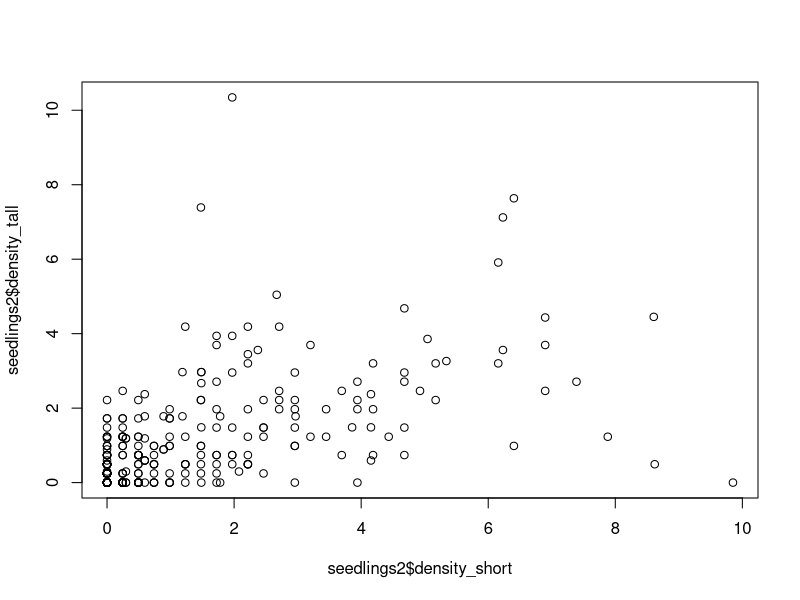
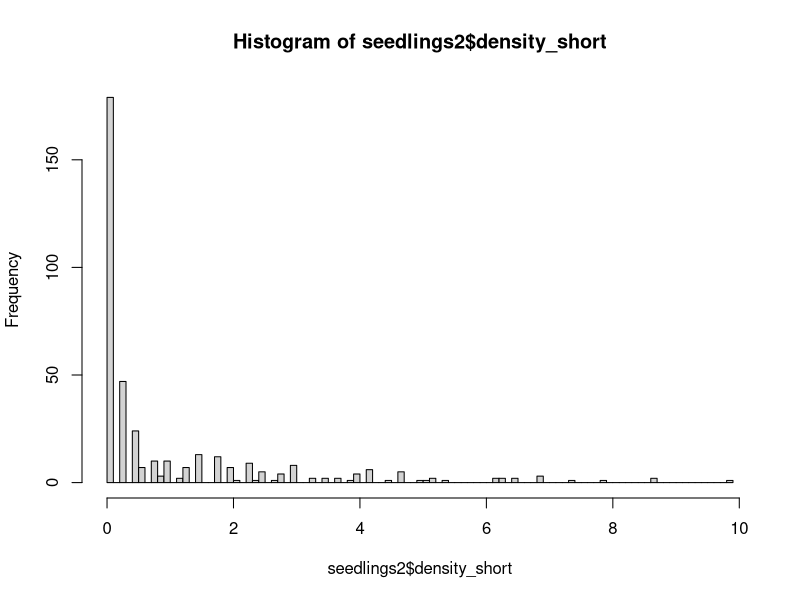
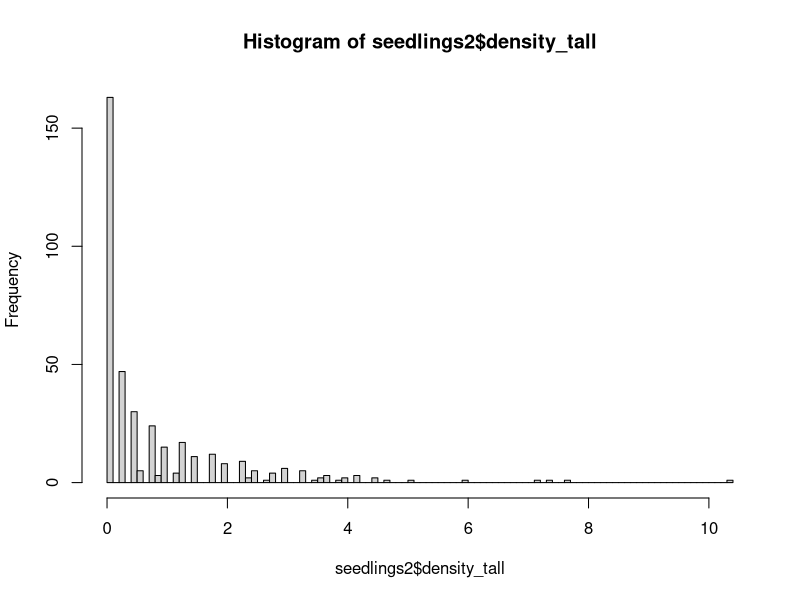
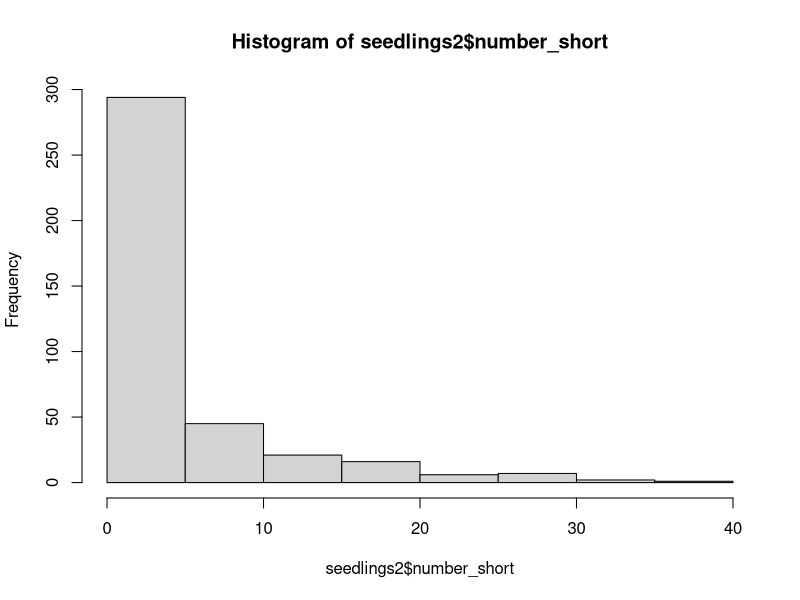
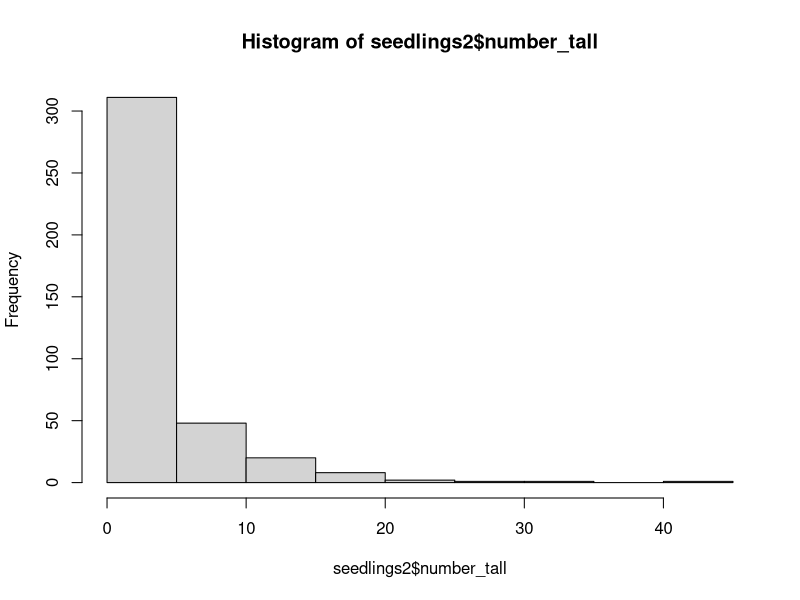
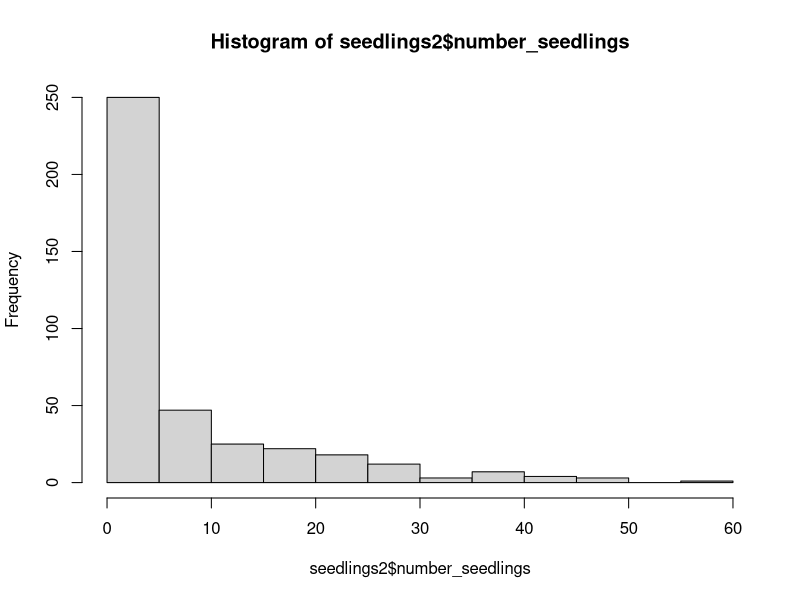
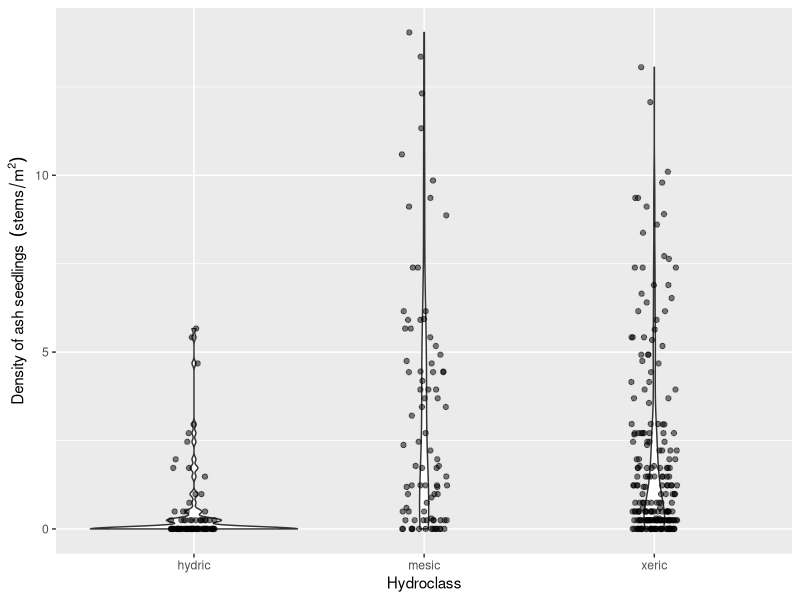
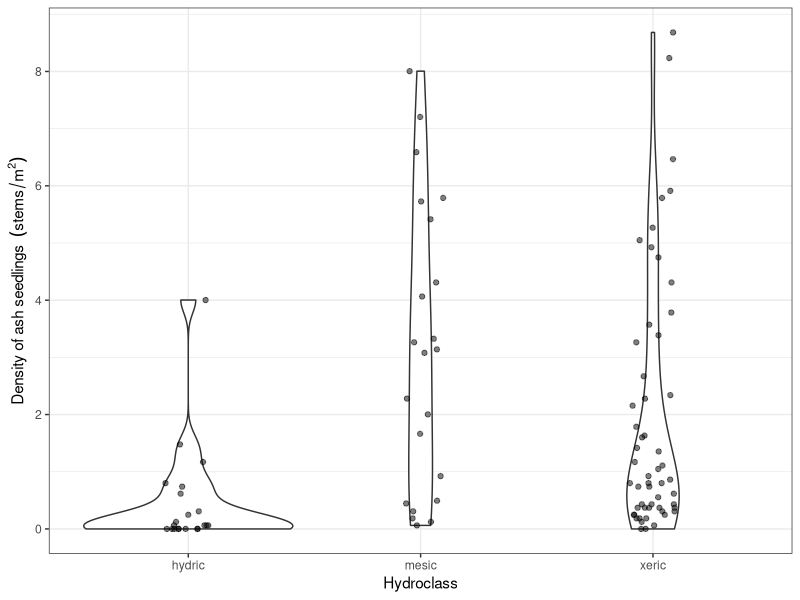

R code for these plots, in order: (Note: this script raises an error after producing the figures.)
# Aaron Tayal
# 8/26/2024
# The purpose is to report what the stem 
# density of ash seedlings, saplings, small trees, and trees is

library(ggplot2)
library(dplyr)


# Hydroclass -----------------------------------------------------------------

hydro <- read.csv("Raw_data/MI-plot-hydroclasses.csv")
str(hydro)
hydro$mstrlvl <- as.factor(hydro$mstrlvl)
# The column "mstrlvl" is either xeric, mesic, or hydric. All plots in one
# transect (3 plots) will have the same assignment of mstrlvl. I will also 
# call this the "hydroclass". The column "plotmstr" has a value from 1 to 5 
# (1 being driest and 5 being the most flooded). The "plotmstr" value can
# vary within a transect. I think it is based on the results of some kind of 
# soil moisture test.

# Note: "MI-plot-hydroclasses.csv" has hydroclass data for 129 plots, including
# some that I do not plan to visit because they are designated "non-ash" plots
# or they are at Brighton.

# Plot centers ---------------------------------------------------------------

plot_centers0 <- read.csv("Raw_data/EAB_Michigan_2024_plot_centers.csv")
str(plot_centers0)
# Kayla: for the center_tree column, I would encourage to split that into two (one for species and one for dbh)
# same for the center tree updated column

# There are 111 plots (37 transects) that I plan to visit (and 2 extra rows due 
# to confusion about the true center for plot 75):
nrow(plot_centers0)

# Remove the 2 additional rows listing info on 75_north and 75_south:
plot_centers0 <- plot_centers0[plot_centers0$center_tree_number != "75_north",]
plot_centers0 <- plot_centers0[plot_centers0$center_tree_number != "75_south",]

nrow(plot_centers0)

# Make transect and park into factors:
plot_centers0$Transect <- as.factor(plot_centers0$Transect)
plot_centers0$Park <- as.factor(plot_centers0$Park)

# Make center tree number into an integer:
plot_centers0$center_tree_number <- as.integer(plot_centers0$center_tree_number)

# There are 98 plots that I have collected seedling data (not counting 75_north):
sum(plot_centers0$seedlings_done_y_n == "y")

# Similarly, there are 98 plots that I have collected sapling data (not counting 
# 75_north):
sum(plot_centers0$saplings_done_y_n == "y")

# There are 97 plots that I have collected tree data for (not counting 75_north).
# At plot 91 at Hudson Mills, we ran out of time to collect tree data due to a 
# thunderstorm
sum(plot_centers0$trees_done_y_n == "y")

# There are 2 plots where we found and measured the center tree but did not 
# collect any seedling, sapling, or tree data due to high waters and a time 
# crunch. These were plots 23 and 66, both at Island Lake.

# This leaves 11 plots that we have neither found the center or recorded data
# for. Four at Hudson Mills, six at Indian Springs, and one at Island Lake. 
# Note: we technically found plot 61 at Island Lake, but I forgot to write
# the center tree DBH, and thus I'm considering it completely not-started.

# Summary: 97 done + 3 partially done + 11 not-started = 111 plots

# Join the hydroclass data into the plot_centers dataframe:
plot_centers <- right_join(hydro, plot_centers0)
nrow(plot_centers) == nrow(plot_centers0)

# Try to understand which hydroclasses (hydric, mesic, xeric) are found at 
# each Park:
table((plot_centers %>% filter(Park == "Highland"))$mstrlvl)
table((plot_centers %>% filter(Park == "Hudson Mills"))$mstrlvl)
table((plot_centers %>% filter(Park == "Indian Springs"))$mstrlvl)
table((plot_centers %>% filter(Park == "Island Lake"))$mstrlvl)
table((plot_centers %>% filter(Park == "Kensington"))$mstrlvl)
table((plot_centers %>% filter(Park == "Pontiac Lake"))$mstrlvl)
table((plot_centers %>% filter(Park == "Proud Lake"))$mstrlvl)

# Seedlings -------------------------------------------------------------------

seedlings <- read.csv("Raw_data/EAB_Michigan_2024_seedlings.csv")
str(seedlings)
# At one plot (75 at Indian Springs), we found two center trees marked 75.
# The true, original plot 75 is the one I want to use. I called this one 
# "75_south" in my datasheet this year. So I need to remove "75_north" rows and
# rename "75_south" rows as simply "75".
seedlings <- seedlings[seedlings$center_tree_number != "75_north",]
seedlings$center_tree_number[seedlings$center_tree_number == "75_south"] <- "75"
str(seedlings)

seedlings$center_tree_number <- as.integer(seedlings$center_tree_number)

# To combine the data on plot centers with the seedling data, I want to
# keep all rows in seedlings:
seedlings2 <- right_join(plot_centers, seedlings, by="center_tree_number")
# I notice test if the number of rows are the same,
# indicating that the datasets combined sucessfully:
nrow(seedlings2) == nrow(seedlings)

# We recorded data for each quadrant of each microplot, so I need to add up the
# four quadrants for short seedlings (those that are shorter than 25 cm):
seedlings2$number_short <- 
  seedlings2$northeast_number_established_short +
  seedlings2$southeast_number_established_short +
  seedlings2$southwest_number_established_short +
  seedlings2$northwest_number_established_short

# Same for tall seedlings:
seedlings2$number_tall <- 
  seedlings2$northeast_number_established_tall +
  seedlings2$southeast_number_established_tall +
  seedlings2$southwest_number_established_tall +
  seedlings2$northwest_number_established_tall

# Now make a column for the total number of seedlings (both short and tall):
seedlings2$number_seedlings <- seedlings2$number_short + seedlings2$number_tall

# Now I need to divide the raw counts by the area of the circular microplot to
# get the density. The density will be in units of stems per meter^2
seedlings2$density_short <-
  (seedlings2$number_short / seedlings2$area_of_microplot_m_squared)

seedlings2$density_tall <-
  (seedlings2$number_tall / seedlings2$area_of_microplot_m_squared)

seedlings2$density_seedlings <- 
  (seedlings2$number_seedlings / seedlings2$area_of_microplot_m_squared)

# For a common sense check, I'll plot the density of short seedlings against
# the density of tall seedlings.  I predict (prior to seeing it) that they 
# will be correlated.
plot(seedlings2$density_short,
     seedlings2$density_tall)

# I will plot histograms for short and tall seedlings. I want to know what is 
# the qualitative shape of the distribution:
hist(seedlings2$density_short, breaks=100)
hist(seedlings2$density_tall, breaks=100)

hist(seedlings2$number_short) # I wanted to see the count data, too
hist(seedlings2$number_tall)
hist(seedlings2$number_seedlings)

# Note: these density variables are pseudo-continuous, but really they are
# discrete, because the counts are discrete, and so there are only a limited
# number of values that the density can take.

# I want to make a violin plot that shows the distribution of seedling densities
# for each of the three hydroclasses (xeric, mesic, and hydric)
ggplot(data=seedlings2, aes(x=factor(mstrlvl), 
                            y=density_seedlings)) +
  geom_violin() +
  geom_jitter(height=0, width=0.1, alpha=0.5) +
  xlab("Hydroclass") +
  ylab(bquote("Density of ash seedlings " ~ (stems/m^2)))

# I want to take an average of the 4 microplots in order to report data at the 
# plot level. 

# IMPORTANT NOTE: sometimes, we forgot to write the percent cover
# for 1 out of 4 of the microplots. I have instructed the code to strip NA values
# before taking the mean.  I'm assuming it's okay because we still have three other
# values, but I need to check on this.

seedlings_by_plot <- seedlings2 %>% group_by(center_tree_number) %>% 
  summarize(Park = first(Park),
            Transect = first(Transect),
            mstrlvl = first(mstrlvl),
            plotmstr = first(plotmstr),
            mean_percent_cover = mean(percent_cover_0_0.5_1_3.5_8_15.5_25.5_etc, 
                                 na.rm=TRUE),
            mean_density_short = mean(density_short),
            mean_density_tall = mean(density_tall),
            mean_density_seedlings = mean(density_seedlings),
            total_number_short = sum(number_short),
            total_number_tall = sum(number_tall),
            total_number_seedlings = sum(number_seedlings))

#write.csv(seedlings_by_plot, file="Cleaned_data/seedlings_by_plot.csv")

# Make a graph that shows the seedling densities by hydroclass, at the plot level
ggplot(data=seedlings_by_plot, aes(x=factor(mstrlvl), y=mean_density_seedlings)) +
  geom_violin() +
  geom_jitter(height=0, width=0.1, alpha=0.5) +
  xlab("Hydroclass") +
  ylab(bquote("Density of ash seedlings " ~ (stems/m^2))) +
  scale_y_continuous(breaks=seq(0,9,2)) +
  theme_bw()

# Make a similar graph for short seedlings (under 25 cm):
ggplot(data=seedlings_by_plot, aes(x=factor(mstrlvl), y=mean_density_short)) +
  geom_violin() +
  geom_jitter(height=0, width=0.1, alpha=0.5) +
  xlab("Hydroclass") +
  ylab(bquote("Density of short ash seedlings <25 cm  " ~ (stems/m^2))) +
  scale_y_continuous(breaks=seq(0,9,2)) +
  ylim(-0.15, 6) +
  theme_bw()

# Same for tall seedlings:
ggplot(data=seedlings_by_plot, aes(x=factor(mstrlvl), y=mean_density_tall)) +
  geom_violin() +
  geom_jitter(height=0, width=0.1, alpha=0.5) +
  xlab("Hydroclass") +
  ylab(bquote("Density of tall ash seedlings 25-137 cm  " ~ (stems/m^2))) +
  ylim(-0.15, 6) +
  theme_bw()

# And for percent cover:
ggplot(data=seedlings_by_plot, aes(x=factor(mstrlvl), y=mean_percent_cover)) +
  geom_violin() +
  geom_jitter(height=0, width=0.1, alpha=0.5) +
  xlab("Hydroclass") +
  ylab("Percent cover of ash seedlings (%)") +
  theme_bw()

# Make a transect-level summary:
seedlings_by_transect <- seedlings2 %>% group_by(Transect) %>% 
  summarize(Park = first(Park),
            mstrlvl = first(mstrlvl),
            mean_plotmstr = mean(plotmstr),
            mean_percent_cover = mean(percent_cover_0_0.5_1_3.5_8_15.5_25.5_etc, 
                                      na.rm=TRUE),
            mean_density_short = mean(density_short),
            mean_density_tall = mean(density_tall),
            mean_density_seedlings = mean(density_seedlings),
            total_number_short = sum(number_short),
            total_number_tall = sum(number_tall),
            total_number_seedlings = sum(number_seedlings))

#write.csv(seedlings_by_transect, file="Cleaned_data/seedlings_by_transect.csv")

# Make a graph that shows the seedling densities by hydroclass, at the transect level:
ggplot(data=seedlings_by_transect, aes(x=mstrlvl, y=mean_density_seedlings)) +
  geom_violin() +
  geom_jitter(height=0, width=0.1, alpha=0.5) +
  xlab("Hydroclass") +
  ylab(bquote("Density of ash seedlings " ~ (stems/m^2))) +
  scale_y_continuous(breaks=seq(0,9,2)) +
  theme_bw()

# Make a graph that shows the number of seedlings by hydroclass, at the transect level:
ggplot(data=seedlings_by_transect, aes(x=mstrlvl, y=total_number_seedlings)) +
  geom_violin() +
  geom_jitter(height=0, width=0.1, alpha=0.5) +
  xlab("Hydroclass") +
  ylab("Total number of ash seedlings (stems)") +
  theme_bw()

# Make a graph that shows the percent cover by hydroclass, at the transect level
ggplot(data=seedlings_by_transect, aes(x=mstrlvl, y=mean_percent_cover)) +
  geom_violin() +
  geom_jitter(height=0, width=0.1, alpha=0.5) +
  xlab("Hydroclass") +
  ylab("Percent cover of ash seedlings (%)") +
  theme_bw()

# Make a graph that shows the seedling densities by park, at the transect level:
ggplot(data=seedlings_by_transect, aes(x=Park, y=mean_density_seedlings)) +
  geom_violin() +
  geom_jitter(height=0, width=0.1, alpha=0.5) +
  xlab("Hydroclass") +
  ylab(bquote("Density of ash seedlings " ~ (stems/m^2))) +
  scale_y_continuous(breaks=seq(0,9,2)) +
  theme_bw()

# Saplings --------------------------------------------------------------------

saplings <- read.csv("Raw_data/EAB_Michigan_2024_saplings.csv")
str(saplings)
# Remove 75_north and rename 75_south to 75 (see seedlings for details)
saplings <- saplings[saplings$center_tree_number != "75_north",]
saplings$center_tree_number[saplings$center_tree_number == "75_south"] <- "75"

saplings$center_tree_number <- as.integer(saplings$center_tree_number)

# Trying to add in the plot center info to this dataframe:
saplings2 <- right_join(plot_centers, saplings, by="center_tree_number")
nrow(saplings) == nrow(saplings2)

# Saplings were counted in each quadrant, so I want to sum up the quadrants
# to get a total number of saplings by plot
saplings_by_plot <- saplings2 %>% group_by(center_tree_number) %>% 
  summarize(Park = first(Park),
            Transect = first(Transect),
            mstrlvl = first(mstrlvl),
            plotmstr = first(plotmstr),
            number_saplings = sum(number_of_stems))

# To find the density of saplings, I need to divide the number of saplings 
# found in the subplot (8 meters in radius) by the area of that subplot. 
# The area of the subplot is 201.062 m^2. The unit will be stems per m^2.
saplings_by_plot$density_saplings <- saplings_by_plot$number_saplings / 201.062

# I would like to also change the units to stems per hectare:
saplings_by_plot$density_saplings_stems_per_ha <- 
  saplings_by_plot$density_saplings * 10000

#write.csv(saplings_by_plot, file="Cleaned_data/saplings_by_plot.csv")


# Now, make a violin plot that shows the density of saplings found at each plot, 
# as a function of hydroclass
ggplot(data=saplings_by_plot, aes(x=factor(mstrlvl), 
                                  y=density_saplings)) + 
  geom_violin() +
  geom_jitter(height=0, width=0.1, alpha=0.5) +
  xlab("Hydroclass") +
  ylab(bquote("Density of ash saplings " ~ (stems/m^2))) +
  theme_bw()

# Now create a summary at the transect level:
saplings_by_transect <- saplings_by_plot %>% group_by(Transect) %>%
  summarise(Park = first(Park),
            mstrlvl = first(mstrlvl),
            mean_plotmstr = mean(plotmstr),
            mean_density_saplings = mean(density_saplings),
            mean_density_saplings_stems_per_ha = mean(density_saplings_stems_per_ha))

#write.csv(saplings_by_transect, file="Cleaned_data/saplings_by_transect.csv")

# Now, make a violin plot that shows the mean density of saplings found at each 
# transect, as a function of hydroclass
ggplot(data=saplings_by_transect, aes(x=mstrlvl, 
                                  y=mean_density_saplings_stems_per_ha)) + 
  geom_violin() +
  geom_jitter(height=0, width=0.1, alpha=0.5) +
  xlab("Hydroclass") +
  ylab(bquote("Density of ash saplings " ~ (stems/ha))) +
  theme_bw()

# Small trees and trees -------------------------------------------------------

trees <- read.csv("Raw_data/EAB_Michigan_2024_trees.csv")

# Remove 75_north and rename 75_south to 75 (see seedlings for details)
trees <- trees[trees$center_tree_number != "75_north",]
trees$center_tree_number[trees$center_tree_number == "75_south"] <- "75"

trees$center_tree_number <- as.integer(trees$center_tree_number)
trees$ash_species <- as.factor(trees$ash_species)

# Add in plot center data
trees2 <- right_join(plot_centers, trees, by="center_tree_number")
nrow(trees) == nrow(trees2)

# Remove any rows where the species of tree is not ash (keep rows where ash_species is NA)
# Note: the hickory and Zanthoxylum rows were tagged trees
levels(trees2$ash_species)
trees2 <- trees2[( trees2$ash_species != "hickory" | is.na(trees2$ash_species) ), ]
trees2 <- trees2[( trees2$ash_species != "Zanthoxylum (prickly ash)" | is.na(trees2$ash_species) ), ]
trees2$ash_species <- droplevels(trees2$ash_species)
levels(trees2$ash_species)

# I want to make a column that simplifies ash_species so that there are only 
# three categories: black, green/white/pumpkin, and unknown
trees2$ash_species_simple <- as.character(trees2$ash_species)
trees2$ash_species_simple[trees2$ash_species_simple == "green"] <- "green_white_or_pumpkin"
trees2$ash_species_simple[trees2$ash_species_simple == "green or pumpkin"] <- "green_white_or_pumpkin"
trees2$ash_species_simple[trees2$ash_species_simple == "green or white"] <- "green_white_or_pumpkin"
trees2$ash_species_simple[trees2$ash_species_simple == "green white or pumpkin"] <- "green_white_or_pumpkin"
trees2$ash_species_simple[trees2$ash_species_simple == "black?"] <- "unknown"
trees2$ash_species_simple[trees2$ash_species_simple == "?"] <- "unknown"
trees2$ash_species_simple[trees2$ash_species_simple == "green?"] <- "unknown"
trees2$ash_species_simple[trees2$ash_species_simple == "white?"] <- "unknown"
trees2$ash_species_simple <- as.factor(trees2$ash_species_simple)
table(trees2$ash_species_simple)

# Which center_tree_number values are found in seedlings but not found in 
# trees?
a <- seedlings_by_plot$center_tree_number
b <- sort(unique(trees2$center_tree_number))
b
setdiff(a, b)
# Plot 91 at Hudson Mills is correct to be missing from trees2

# Make sure the variable that records which quadrant the tree was in is accurate:
trees2$quadrant_NE_SE_SW_NW <- as.factor(trees2$quadrant_NE_SE_SW_NW)
summary(trees2$quadrant_NE_SE_SW_NW)
trees2[trees2$quadrant_NE_SE_SW_NW == "?",] # The only rows with ? for quadrant
# are about 100 meters from the center (and so will be filtered out)

# Which rows are simply recording the absence of any trees?
c <- trees2$center_tree_number[trees2$quadrant_NE_SE_SW_NW == "none"]
c
unique(c)
d <- trees2$center_tree_number[trees2$quadrant_NE_SE_SW_NW != "none"]
unique(d)
intersect(unique(c), unique(d)) # Make sure no trees are recorded from plots
# also marked as having no trees.

# We only recorded compass direction at the beginning of summer 
# (it was a lot of work). But we can at least check the data against quadrant
# to see if they agree
trees2$compass_direction <- as.numeric(trees2$compass_direction)
ggplot(data=trees2, aes(x=quadrant_NE_SE_SW_NW, y=compass_direction)) +
  geom_point() +
  geom_hline(yintercept=90) +
  geom_hline(yintercept=180) +
  geom_hline(yintercept=270)
# Looks like there are three rows where compass direction and quadrant disagree:
trees2[trees2$compass_direction > 270 & trees2$quadrant_NE_SE_SW_NW != "NW" &
        is.na(trees2$compass_direction) == FALSE , ]
# All of these three rows were tagged ash. When it comes time to identify tagged
# ash in datasets from previous years, we will know about this issue. I'm not
# going to try to change anything right now.
  

# I want to create a new dataframe of trees so that small trees (2.5-10 cm DBH)
# are counted only if they occur within the 8 meter radius subplot. Furthermore,
# trees (10 cm DBH and up) are counted only if they occur within the 18 meter
# radius main plot

# First I need to change the variable distance_to_center_meters into a 
# numeric variable.  For many of the trees inside the 8 meter subplot, we
# simply wrote "less than 8" to indicate it was in the subplot. So now I 
# will name these as 4 (4 meters) even though they ranged from 0 m to 8 m
trees2$distance_to_center_meters_simple <- trees2$distance_to_center_meters
trees2$distance_to_center_meters_simple[trees2$distance_to_center_meters_simple == "less than 8"] <- "4"
trees2$distance_to_center_meters_simple[trees2$distance_to_center_meters_simple == "between 8 and 18"] <- "13"
trees2$distance_to_center_meters_simple[trees2$distance_to_center_meters_simple == "greater than 18"] <- "25"
trees2$distance_to_center_meters_simple[trees2$distance_to_center_meters_simple == "approx 100 m"] <- "100"
trees2$distance_to_center_meters_simple <- as.numeric(trees2$distance_to_center_meters_simple)
hist(trees2$distance_to_center_meters_simple, breaks=100)

# Small trees must be >= 2.5 cm DBH AND < 12.5 cm DBH AND distance to the center
# must be <= 8 meters
small_trees <- trees2 %>% dplyr::filter(quadrant_NE_SE_SW_NW != "none") %>%
  dplyr::filter(diameter_at_137_cm_in_cm >= 2.5) %>%
  dplyr::filter(diameter_at_137_cm_in_cm < 10) %>%
  dplyr::filter(distance_to_center_meters_simple <= 8)
plot(small_trees$diameter_at_137_cm_in_cm)
hist(small_trees$diameter_at_137_cm_in_cm, breaks=50)
plot(small_trees$distance_to_center_meters_simple)


#write.csv(small_trees, file="Cleaned_data/individual_small_trees.csv")

# Big trees must be >= 10 cm DBH AND distance to the center must be <= 18 meters
big_trees <- trees2 %>% dplyr::filter(quadrant_NE_SE_SW_NW != "none") %>%
  dplyr::filter(diameter_at_137_cm_in_cm >= 10) %>%
  dplyr::filter(distance_to_center_meters_simple <= 18)
plot(big_trees$diameter_at_137_cm_in_cm)
plot(big_trees$distance_to_center_meters_simple)

#write.csv(big_trees, file="Cleaned_data/individual_big_trees.csv")

# Now, create a summary of how many ash small trees were found in each plot
# and what the basal area was. To calculate basal area, take the diameters, 
# and convert to areas and add them up, then convert the units from cm^2 to 
# meters^2 by dividing by 10,000. Note: I have not yet divided
# by the area of the subplot yet.
small_trees_by_plot <- small_trees %>% group_by(center_tree_number) %>%
  summarise(Park = first(Park),
            Transect = first(Transect),
            mstrlvl = first(mstrlvl),
            plotmstr = first(plotmstr),
            number_small_trees = n(),
            basal_area_small_trees_in_m_squared = 
              pi * sum(diameter_at_137_cm_in_cm ^ 2) / 10000
            )

# Now, for any center tree numbers not mentioned in small_trees_by_plot,
# but that are in trees2, I'd like to put another row with a zero in it:
b # b is all the center tree numbers where presence/absence of trees was recorded
e <- small_trees_by_plot$center_tree_number
e # e is all the center tree numbers where small trees were found in the subplot
f <- sort(setdiff(b, e)) # f is all the center tree numbers were zero small
# trees were found in the subplot
f

# Add a row for each center tree where no small trees were found in the subplot:
for (k in (1:length(f))){
  info <- plot_centers %>% filter(center_tree_number == f[k]) %>% 
    select(center_tree_number, Park, Transect, mstrlvl, plotmstr)
  info$number_small_trees <- 0
  info$basal_area_small_trees_in_m_squared <- 0
  small_trees_by_plot <- small_trees_by_plot %>% bind_rows(info)
}

# Reorder the rows by center_tree_number
small_trees_by_plot <- small_trees_by_plot %>% arrange(center_tree_number)

g <- small_trees_by_plot$center_tree_number
all.equal(b, g) # This shows that small_trees_by_plot now has all the same center
# trees that we recorded the presence or absence of trees at

# Create a histogram of number of small trees to investigate whether the 
# distribution follows a Poisson distribution.
ggplot(data=small_trees_by_plot, aes(x=number_small_trees)) +
  geom_histogram() +
  theme_classic()
# The Poisson distribution assumes that events (here the presence of a small
# tree) occur independently of the position of other small trees. That assumption
# is obviously false


# To find the density of small trees, I need to divide the number of them 
# found in the subplot (8 meters in radius) by the area of that subplot. 
# The area of the subplot is 201.062 m^2. The unit will be stems per m^2.
small_trees_by_plot$density_small_trees <- small_trees_by_plot$number_small_trees / 201.062
 
# I would like to also change the units to stems per hectare:
small_trees_by_plot$density_small_trees_stems_per_ha <- 
  small_trees_by_plot$density_small_trees * 10000

# Now find the basal area of small trees in meters^2 per hectare. I do this by 
# dividing by the area of the subplot over which small trees were recorded and
# then multiplying by 10,000 to convert into meters^2 of basal area per hectare
small_trees_by_plot$basal_area_small_trees_m_squared_per_ha <-
  ( small_trees_by_plot$basal_area_small_trees_in_m_squared / 201.062 ) * 10000

# Now, make a violin plot that shows the density of small trees found at each 
# plot, as a function of hydroclass
ggplot(data=small_trees_by_plot, aes(x=mstrlvl, 
                                    y=density_small_trees_stems_per_ha)) + 
  geom_violin() +
  geom_jitter(height=0, width=0.1, alpha=0.5) +
  xlab("Hydroclass") +
  ylab(bquote("Density of ash small trees " ~ (stems/hectare))) +
  theme_bw()

# Plot the basal area per hectare found at each plot as a function of hydroclass:
ggplot(data=small_trees_by_plot, aes(x=mstrlvl,
                                     y=basal_area_small_trees_m_squared_per_ha)) +
  geom_violin() +
  geom_jitter(height=0, width=0.1, alpha=0.5) +
  xlab("Hydroclass") +
  ylab(bquote("Basal area of ash small trees " ~ (m^2/hectare))) +
  theme_bw()

# Now the same type of summary for big trees
big_trees_by_plot <- big_trees %>% group_by(center_tree_number) %>%
  summarise(number_big_trees = n(),
            basal_area_big_trees_in_m_squared = 
              pi * sum(diameter_at_137_cm_in_cm ^ 2) / 10000)

# Now merge big_trees_by_plot into the small_trees_by_plot dataframe:
trees_by_plot <- full_join(small_trees_by_plot, 
                                    big_trees_by_plot, by="center_tree_number")
# Replace NAs with zeros for number of big trees and basal area of big trees:
trees_by_plot$number_big_trees[is.na(trees_by_plot$number_big_trees)] <- 0
trees_by_plot$basal_area_big_trees_in_m_squared[is.na(trees_by_plot$basal_area_big_trees_in_m_squared)] <- 0

# Calculate the density of big trees in stems per m^2:
trees_by_plot$density_big_trees <- trees_by_plot$number_big_trees / 1017.876

# And in stems per hectare:
trees_by_plot$density_big_trees_stems_per_ha <- 
  trees_by_plot$density_big_trees * 10000

# Calculate the basal area of big trees in meters^2 per hectare
trees_by_plot$basal_area_big_trees_m_squared_per_ha <-
  ( trees_by_plot$basal_area_big_trees_in_m_squared / 1017.876 ) * 10000

# Now, make a violin plot that shows the number of big trees found at each 
# plot, as a function of hydroclass
ggplot(data=trees_by_plot, aes(x=mstrlvl, 
                                     y=density_big_trees_stems_per_ha)) + 
  geom_violin() +
  geom_jitter(height=0, width=0.1, alpha=0.5) +
  xlab("Hydroclass") +
  ylab(bquote("Density of ash big trees " ~ (stems/ha))) +
  theme_bw()

plot(trees_by_plot$basal_area_big_trees_m_squared_per_ha)

#write.csv(trees_by_plot, file="Cleaned_data/trees_by_plot.csv")

# Create a transect-level summary of the tree data:
trees_by_transect <- trees_by_plot %>% group_by(Transect) %>%
  summarise(Park = first(Park),
            mstrlvl = first(mstrlvl),
            mean_plotmstr = mean(plotmstr),
            mean_density_small_trees = mean(density_small_trees),
            mean_density_small_trees_stems_per_ha = mean(density_small_trees_stems_per_ha),
            mean_density_big_trees = mean(density_big_trees),
            mean_density_big_trees_stems_per_ha = mean(density_big_trees_stems_per_ha),
            mean_BA_small_trees_m_squared_per_ha = mean(basal_area_small_trees_m_squared_per_ha),
            mean_BA_big_trees_m_squared_per_ha = mean(basal_area_big_trees_m_squared_per_ha))

write.csv(trees_by_transect, file="Cleaned_data/trees_by_transect.csv")

# Graph the number of small trees by hydroclass, at the transect level:
ggplot(data=trees_by_transect, aes(x=mstrlvl, 
                               y=mean_density_small_trees_stems_per_ha)) + 
  geom_violin() +
  geom_jitter(height=0, width=0.1, alpha=0.5) +
  xlab("Hydroclass") +
  ylab(bquote("Density of ash small trees " ~ (stems/hectare))) +
  theme_bw()

# Graph the basal area per ha of small trees by hydroclass, at the transect level:
ggplot(data=trees_by_transect, aes(x=mstrlvl, 
                                   y=mean_BA_small_trees_m_squared_per_ha)) + 
  geom_violin() +
  geom_jitter(height=0, width=0.1, alpha=0.5) +
  xlab("Hydroclass") +
  ylab(bquote("Basal area of ash small trees " ~ (m^2/hectare))) +
  theme_bw()

# I'm curious what the mean and standard deviation of basal areas of small
# trees was for different plot hydroclasses:
trees_by_hydroclass <- trees_by_plot %>% group_by(mstrlvl) %>%
  summarise(mean_density_small_trees_stems_per_ha = mean(density_small_trees_stems_per_ha),
            mean_BA_small_trees_m_squared_per_ha = mean(basal_area_small_trees_m_squared_per_ha))

# Make a scatter plot of the small trees with diameter in the x-axis and 
# canopy condition in the y-axis.
ggplot(data=small_trees, aes(x=diameter_at_137_cm_in_cm, y=canopy_condition_1_5,
                             color=ash_species_simple)) +
  geom_jitter(height=0.05, width=0, alpha=0.4) +
  theme_classic() +
  xlab("Diameter at breast height (cm)")+
  ylab("Canopy condition rating \n(1=healthy, 5=defoliated)") +
  labs(color="Ash species")
  
